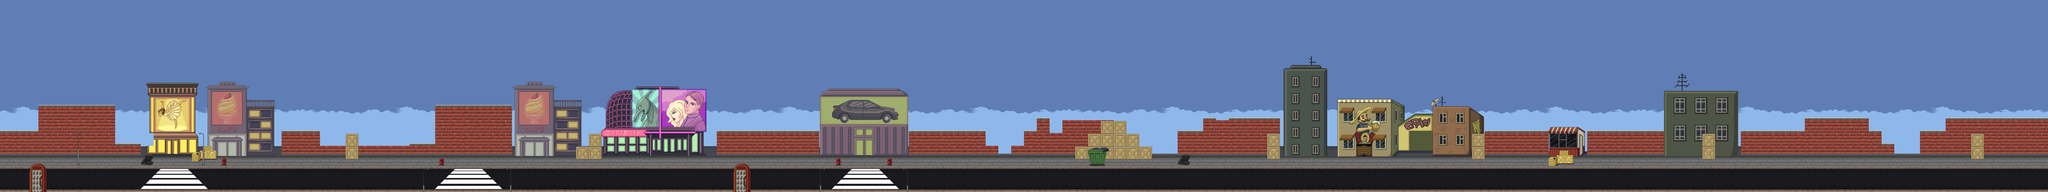

This game map was drawn from its Tiled (.tmx) file and the tilesets committed beside it. A one-line description and the trimmed map source follow:
An orthogonal 160x15 tile map with 64x64 px tiles, 9 tile layers (FundoMuro, CalcadaRua, Rua, Calcada, ...), 20 tilesets, 2 image layers and 201 objects.

<map version="1.2" tiledversion="1.2.5" orientation="orthogonal" renderorder="left-down" width="160" height="15" tilewidth="64" tileheight="64" infinite="0" nextlayerid="118" nextobjectid="842">
 <tileset firstgid="1" name="cidades" tilewidth="64" tileheight="64" tilecount="8" columns="0">
  <grid orientation="orthogonal" width="1" height="1" />
  <tile id="21">
   <image width="64" height="64" source="Cidade/calcada.png" />
  </tile>
  <tile id="22">
   <image width="64" height="64" source="Cidade/hidrante.png" />
  </tile>
  <tile id="23">
   <image width="64" height="64" source="Cidade/pneus.png" />
  </tile>
  <tile id="24">
   <image width="64" height="64" source="Cidade/19.png" />
  </tile>
  <tile id="25">
   <image width="64" height="64" source="Cidade/muro.png" />
  </tile>
  <tile id="26">
   <image width="64" height="64" source="Cidade/calcada1.png" />
  </tile>
  <tile id="27">
   <image width="64" height="64" source="Cidade/calcada2.png" />
  </tile>
  <tile id="28">
   <image width="64" height="64" source="Cidade/caixote.png" />
  </tile>
 </tileset>
 <tileset firstgid="30" name="cafe" tilewidth="64" tileheight="64" tilecount="20" columns="5">
  <image source="Tilesets/cafe.png" width="320" height="274" />
 </tileset>
 <tileset firstgid="50" name="ruas" tilewidth="64" tileheight="64" tilecount="16" columns="8">
  <image source="Tilesets/ruas.png" width="521" height="128" />
 </tileset>
 <tileset firstgid="66" name="lixeira" tilewidth="64" tileheight="64" tilecount="4" columns="2">
  <image source="Tilesets/lixeira.png" width="128" height="128" />
 </tileset>
 <tileset firstgid="70" name="lixeira2" tilewidth="64" tileheight="64" tilecount="4" columns="2">
  <image source="Tilesets/lixeira2.png" width="128" height="128" />
 </tileset>
 <tileset firstgid="74" name="lixeira3" tilewidth="64" tileheight="64" tilecount="4" columns="2">
  <image source="Tilesets/lixeira3.png" width="128" height="128" />
 </tileset>
 <tileset firstgid="78" name="caixas1" tilewidth="64" tileheight="64" tilecount="4" columns="2">
  <image source="Tilesets/caixas1.png" width="128" height="128" />
 </tileset>
 <tileset firstgid="82" name="caixas2" tilewidth="64" tileheight="64" tilecount="4" columns="2">
  <image source="Tilesets/caixas2.png" width="128" height="128" />
 </tileset>
 <tileset firstgid="86" name="lojas" tilewidth="64" tileheight="64" tilecount="60" columns="12">
  <image source="Tilesets/lojas.png" width="816" height="320" />
 </tileset>
 <tileset firstgid="146" name="predio2" tilewidth="64" tileheight="64" tilecount="32" columns="4">
  <image source="Tilesets/predio2.png" width="256" height="512" />
 </tileset>
 <tileset firstgid="178" name="predio1" tilewidth="64" tileheight="64" tilecount="42" columns="6">
  <image source="Tilesets/predio1.png" width="384" height="448" />
 </tileset>
 <tileset firstgid="220" name="telefone" tilewidth="64" tileheight="64" tilecount="6" columns="2">
  <image source="Tilesets/telefone.png" width="128" height="192" />
 </tileset>
 <tileset firstgid="226" name="quiosque" tilewidth="64" tileheight="64" tilecount="9" columns="3">
  <image source="Tilesets/quiosque.png" width="192" height="192" />
 </tileset>
 <tileset firstgid="235" name="poste" tilewidth="64" tileheight="64" tilecount="6" columns="2">
  <image source="Tilesets/poste.png" width="128" height="196" />
 </tileset>
 <tileset firstgid="241" name="faixaPedestre" tilewidth="64" tileheight="64" tilecount="6" columns="3">
  <image source="Tilesets/faixaPedestre.png" width="192" height="128" />
 </tileset>
 <tileset firstgid="247" name="faixaPedestre2" tilewidth="64" tileheight="64" tilecount="12" columns="6">
  <image source="Tilesets/faixaPedestre2.png" width="384" height="128" />
 </tileset>
 <tileset firstgid="259" name="cafe2" tilewidth="64" tileheight="64" tilecount="36" columns="6">
  <image source="Tilesets/cafe2.png" width="384" height="384" />
 </tileset>
 <tileset firstgid="295" name="lojaCarros" tilewidth="64" tileheight="64" tilecount="42" columns="7">
  <image source="Tilesets/lojaCarros.png" width="448" height="384" />
 </tileset>
 <tileset firstgid="337" name="bale" tilewidth="64" tileheight="64" tilecount="35" columns="5">
  <image source="Tilesets/bale.png" width="320" height="448" />
 </tileset>
 <tileset firstgid="372" name="cinema" tilewidth="64" tileheight="64" tilecount="70" columns="10">
  <image source="Tilesets/cinema.png" width="640" height="448" />
 </tileset>
 <imagelayer id="36" name="FundoCeu" offsetx="0" offsety="-428">
  <image source="BG/Ocean2.png" width="12480" height="1248" />
 </imagelayer>
 <imagelayer id="63" name="Cópia de FundoCeu" offsetx="9597" offsety="-428">
  <image source="BG/Ocean2.png" width="12480" height="1248" />
 </imagelayer>
 <layer id="109" name="FundoMuro" width="160" height="15" offsetx="0" offsety="-39">
  <data>[2400 cells, 584 non-empty, 326 distinct tile ids]</data>
 </layer>
 <layer id="110" name="CalcadaRua" width="160" height="15" offsetx="0" offsety="50">
  <data>[2400 cells, 160 non-empty, 1 distinct tile ids]</data>
 </layer>
 <layer id="111" name="Rua" width="160" height="15">
  <data>[2400 cells, 320 non-empty, 16 distinct tile ids]</data>
 </layer>
 <layer id="112" name="Calcada" width="160" height="15">
  <data>[2400 cells, 160 non-empty, 2 distinct tile ids]</data>
 </layer>
 <layer id="113" name="FundoCalcada" width="160" height="15">
  <data>[2400 cells, 4 non-empty, 4 distinct tile ids]</data>
 </layer>
 <layer id="114" name="CalcadaRuaObj" width="160" height="15" offsetx="0" offsety="50">
  <data>[2400 cells, 24 non-empty, 12 distinct tile ids]</data>
 </layer>
 <layer id="115" name="Muro" width="160" height="15" offsetx="0" offsety="-39">
  <data>[2400 cells, 78 non-empty, 1 distinct tile ids]</data>
 </layer>
 <objectgroup id="3" name="Ossos" opacity="0.9">
  <object id="145" x="226" y="472">
   <ellipse />
  </object>
  <object id="146" x="280" y="478">
   <ellipse />
  </object>
  <object id="147" x="344" y="480">
   <ellipse />
  </object>
  <object id="148" x="412" y="480">
   <ellipse />
  </object>
  <object id="149" x="482" y="480">
   <ellipse />
  </object>
  <object id="150" x="536" y="486">
   <ellipse />
  </object>
  <object id="151" x="542" y="418">
   <ellipse />
  </object>
  <object id="152" x="480" y="414">
   <ellipse />
  </object>
  <object id="153" x="410" y="414">
   <ellipse />
  </object>
  <object id="154" x="352" y="414">
   <ellipse />
  </object>
  <object id="155" x="286" y="410">
   <ellipse />
  </object>
  <object id="156" x="224" y="410">
   <ellipse />
  </object>
  <object id="157" x="224" y="354">
   <ellipse />
  </object>
  <object id="158" x="286" y="346">
   <ellipse />
  </object>
  <object id="159" x="348" y="346">
   <ellipse />
  </object>
  <object id="160" x="412" y="346">
   <ellipse />
  </object>
  <object id="161" x="474" y="344">
   <ellipse />
  </object>
  <object id="162" x="528" y="338">
   <ellipse />
  </object>
  <object id="164" x="658" y="614">
   <ellipse />
  </object>
  <object id="165" x="2202" y="638">
   <ellipse />
  </object>
  <object id="166" x="2280" y="640">
   <ellipse />
  </object>
  <object id="167" x="2340" y="638">
   <ellipse />
  </object>
  <object id="168" x="2400" y="638">
   <ellipse />
  </object>
  <object id="169" x="2472" y="638">
   <ellipse />
  </object>
  <object id="170" x="2534" y="638">
   <ellipse />
  </object>
  <object id="171" x="1764" y="608">
   <ellipse />
  </object>
  </objectgroup>
 <objectgroup id="51" name="OssosVeneno">
  <!-- 2 objects omitted --></objectgroup>
 <layer id="116" name="Obstaculos" width="160" height="15" offsetx="0" offsety="-36">
  <data>[2400 cells, 25 non-empty, 1 distinct tile ids]</data>
 </layer>
 <layer id="117" name="FrenteCenario" width="160" height="15">
  <data>[2400 cells, 56 non-empty, 28 distinct tile ids]</data>
 </layer>
</map>
<!-- 175 of 201 objects omitted -->
